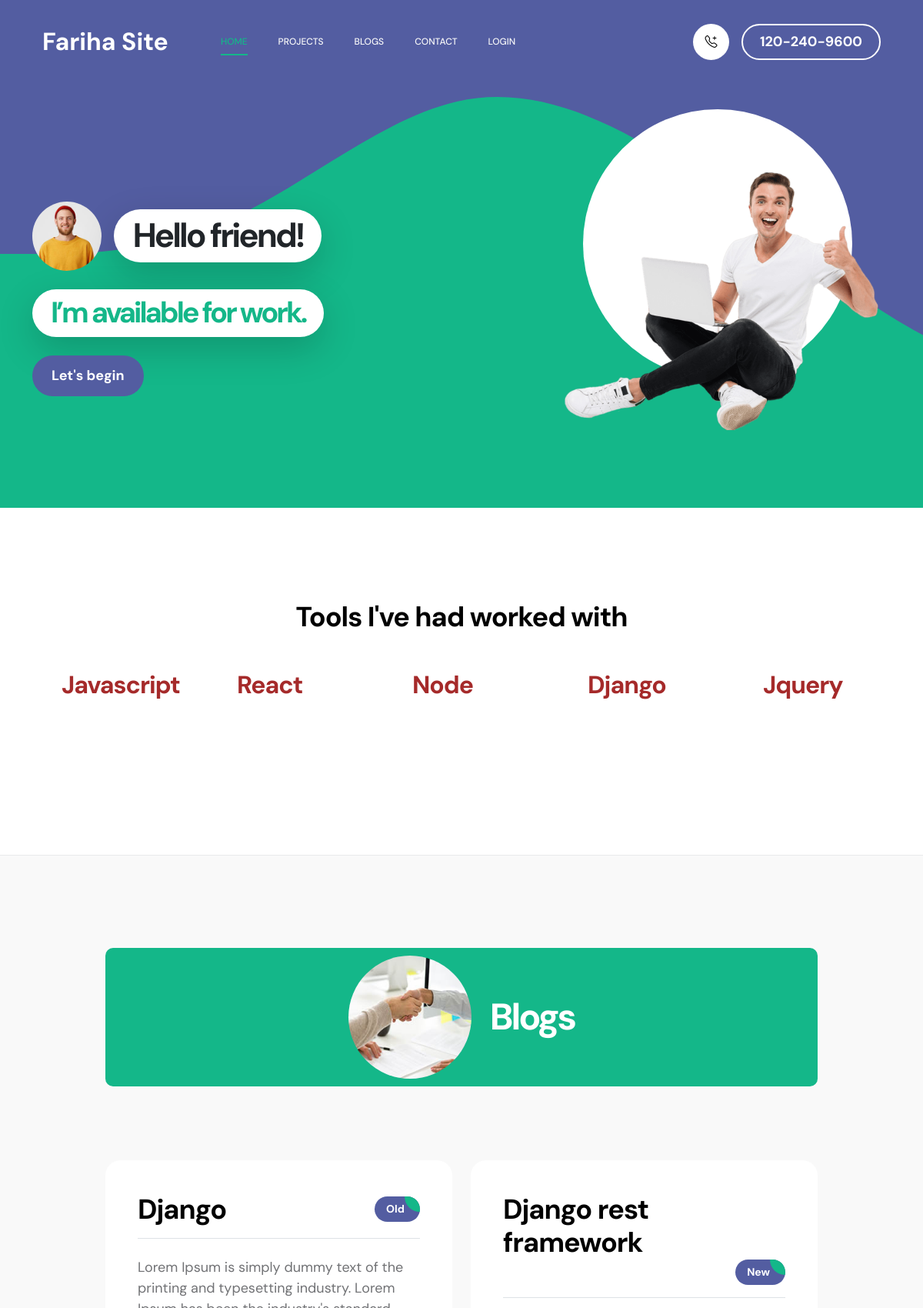
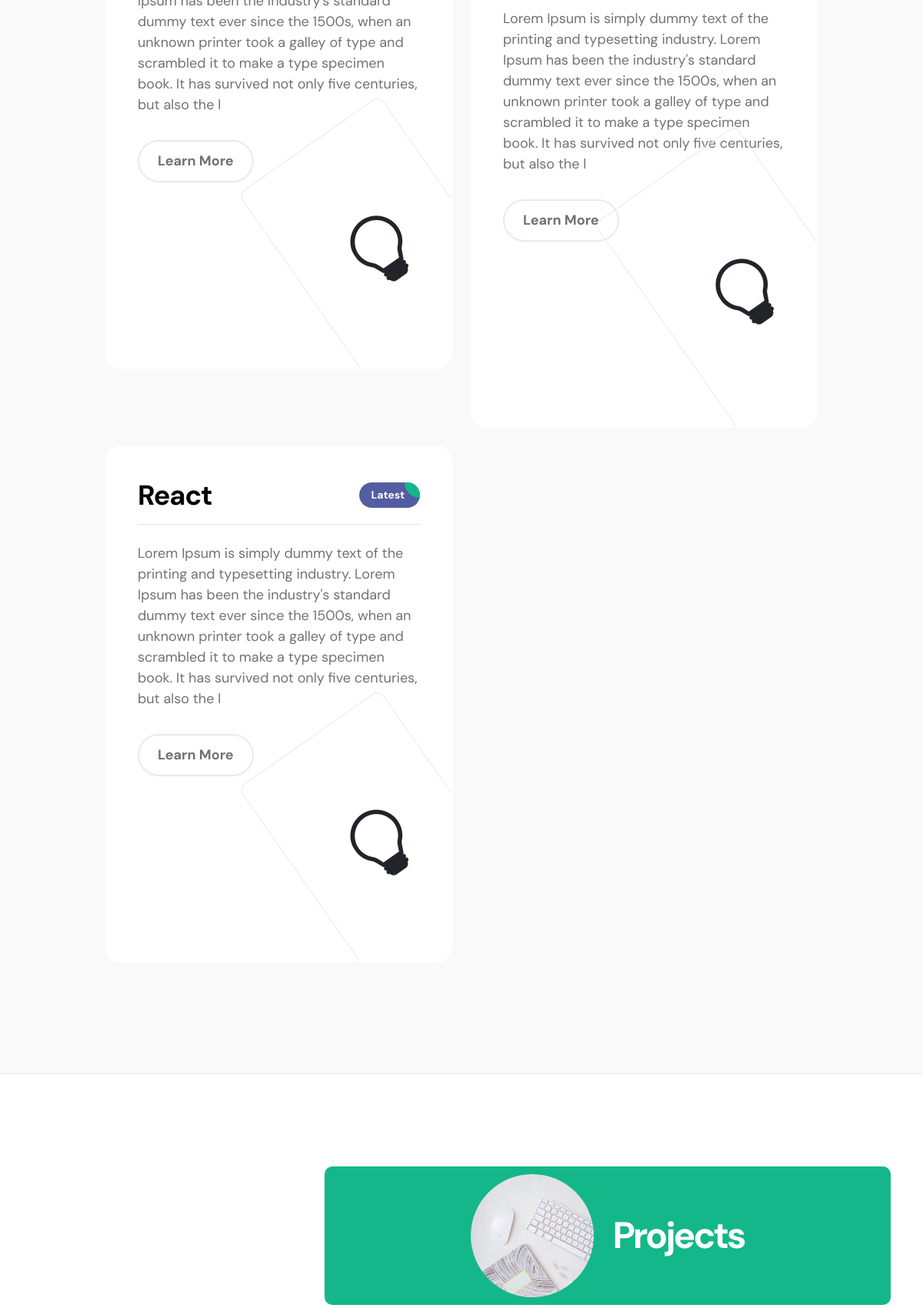
The page / (upper part) on the database its author committed (2 pictures, top to bottom).
### accounts/models.py (models this page shows)
class Skill(models.Model):
    name= models.CharField(max_length=100, unique=True)
    def __str__(self) -> str:
        return self.name

### blogs/models.py (models this page shows)
class Blog(models.Model):
    topic = models.CharField(max_length=100)
    title = models.CharField(max_length=100)
    descriptions = models.TextField(max_length=500)
    url = models.URLField(max_length=300)
    status = models.CharField(max_length=100, choices=status_field, default='Latest')

### fariha_portfolio/views.py (the view)
# urls.py: 2. Add a URL to urlpatterns:  path('', views.home, name='home')
def home(request):
    projects = Project.objects.all()
    blogs = Blog.objects.all()
    profile = Profile.objects.all()
    skill = Skill.objects.all()
    print(projects)
    return render(request, 'base.html', {'projects': projects, 'blogs': blogs, 'profile': profile, 'skills':skill})

### templates/base.html (shortened to what this page needs)
<!doctype html>
{% load static %}
<html lang="en">
    <head>
        <link href="{% static 'css/bootstrap.min.css' %}" rel="stylesheet">
        <link href="{% static 'css/bootstrap-icons.css' %}" rel="stylesheet">
        <link href="{% static 'css/magnific-popup.css' %}" rel="stylesheet">
        <link href="{% static 'css/templatemo-first-portfolio-style.css' %}" rel="stylesheet">
    </head>
    <body>
        <nav class="navbar navbar-expand-lg">
            <div class="container">
                <a href="index.html" class="navbar-brand mx-auto mx-lg-0">Fariha Site</a>
                <div class="collapse navbar-collapse" id="navbarNav">
                    <ul class="navbar-nav ms-lg-5">
                        <li class="nav-item">
                            <a class="nav-link click-scroll" href="#section_1">Home</a>
                        </li>
                        <li class="nav-item">
                            <a class="nav-link click-scroll" href="#section_4">Projects</a>
                        </li>
                        <li class="nav-item">
                            <a class="nav-link click-scroll" href="#section_3">Blogs</a>
                        </li>
                        <li class="nav-item">
                            <a class="nav-link click-scroll" href="#section_5">Contact</a>
                        </li>
                        <li class="nav-item">
                            <a class="nav-link " href="{% url 'login' %}">Login</a>
                        </li>
                    </ul>
                    <div class="d-lg-flex align-items-center d-none ms-auto">
                        <i class="navbar-icon bi-telephone-plus me-3"></i>
                        <a class="custom-btn btn" href="#section_5">
                            120-240-9600
                        </a>
                    </div>
                </div>
            </div>
        </nav>
    <main>
        <section class="hero d-flex justify-content-center align-items-center" id="section_1">
            <div class="container">
                <div class="row">
                    <div class="col-lg-7 col-12">
                        <div class="hero-text">
                            <div class="hero-title-wrap d-flex align-items-center mb-4">
                                <img src="{% static 'images/happy-bearded-young-man.jpg' %}" class="avatar-image avatar-image-large img-fluid" alt="">
                                <h1 class="hero-title ms-3 mb-0">Hello friend!</h1>
                            </div>
                            <h2 class="mb-4">I’m available for work.</h2>
                            <p class="mb-4"><a class="custom-btn btn custom-link" href="#section_2">Let's begin</a></p>
                        </div>
                    </div>
                    <div class="col-lg-5 col-12 position-relative">
                        <img src="{% static 'images/portrait-happy-excited-man-holding-laptop-computer.png' %}" class="hero-image img-fluid" alt="">
                    </div>
                </div>
            </div>
        </section>
{% block body %}
<section class="clients section-padding">
    <div class="container">
        <div class="row align-items-center">
            <div class="col-lg-12 col-12">
                <h3 class="text-center mb-5">Tools I've had worked  with</h3>
            </div>
            {% for skill in  skills%}
                <div class="col-lg-2 col-4 ms-auto clients-item-height">
                    <h4 style="color:brown">{{skill}}</h4>
                </div>
            {% endfor %}
        </div>
    </div>
</section>
        <section class="services section-padding" id="section_3">
            <div class="container">
                <div class="row">
                    <div class="col-lg-10 col-12 mx-auto">
                        <div class="section-title-wrap d-flex justify-content-center align-items-center mb-5">
                            <img src="{% static 'images/handshake-man-woman-after-signing-business-contract-closeup.jpg' %}" class="avatar-image img-fluid" alt="">
                            <h2 class="text-white ms-4 mb-0">Blogs</h2>
                        </div>
                        <div class="row pt-lg-5">
                            {% for blog in blogs %}
                            <div class="col-lg-6 col-12">
                                <div class="services-thumb">
                                    <div class="d-flex flex-wrap align-items-center border-bottom mb-4 pb-3">
                                        <h3 class="mb-0">{{blog.topic}}</h3>
                                        <div class="services-price-wrap ms-auto">
                                            <p class="services-price-text mb-0">{{blog.status}}</p>
                                            <div class="services-price-overlay"></div>
                                        </div>
                                    </div>
                                    <p>{{blog.descriptions}}</p>
                                    <a href="{{blog.url}}" class="custom-btn custom-border-btn btn mt-3">Learn More</a>
                                    <div class="services-icon-wrap d-flex justify-content-center align-items-center">
                                        <i class="services-icon bi-lightbulb"></i>
                                    </div>
                                </div>
                            </div>
                            {% endfor %}
                        </div>
                    </div>
                </div>
            </div>
        </section>
        <section class="projects section-padding" id="section_4">
            <div class="container">
                <div class="row">
                    <div class="col-lg-8 col-md-8 col-12 ms-auto">
                        <div class="section-title-wrap d-flex justify-content-center align-items-center mb-4">
                            <img src="{% static 'images/white-desk-work-study-aesthetics.jpg' %}" class="avatar-image img-fluid" alt="">
                            <h2 class="text-white ms-4 mb-0">Projects</h2>
                        </div>
                    </div>
                </div>
            </div>
        </section>
{% endblock  %}
    </main>
    </body>
</html>

### rows shown on the page
Skill: name "Javascript"
Skill: name "React"
Skill: name "Node"
Skill: name "Django"
Skill: name "Jquery"
Blog: topic "Django", status "Old", descriptions "Lorem Ipsum is simply dummy text of the printing and typesetting industry. Lorem Ipsum has been the industry's standard dummy text ever since the 1500s, when an unknown printer took a galley of type and scrambled it to make a type specimen book. It has survived not only five centuries, but also the l"
Blog: topic "Django rest framework", status "New", descriptions "Lorem Ipsum is simply dummy text of the printing and typesetting industry. Lorem Ipsum has been the industry's standard dummy text ever since the 1500s, when an unknown printer took a galley of type and scrambled it to make a type specimen book. It has survived not only five centuries, but also the l"
Blog: topic "React", status "Latest", descriptions "Lorem Ipsum is simply dummy text of the printing and typesetting industry. Lorem Ipsum has been the industry's standard dummy text ever since the 1500s, when an unknown printer took a galley of type and scrambled it to make a type specimen book. It has survived not only five centuries, but also the l"
